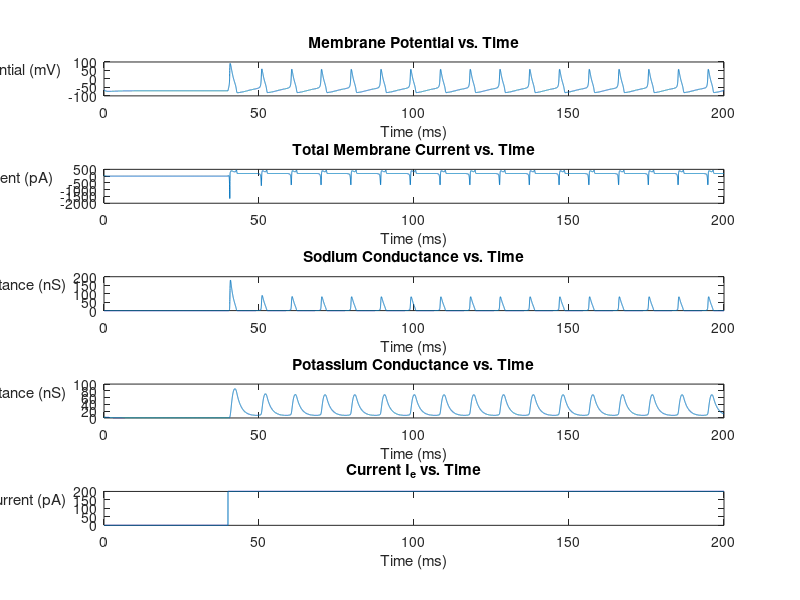

MATLAB code for this plot: (Note: this script raises an error after producing the figure.)
%% Part A: Hodgkin-Huxley model
%% 1. Main simulation
clear
close all

GNa = 400; % nS
GK = 200; % nS
GL = 2; % nS
ENa = 99; % mV
EK = -85; % mV
VL = -65; % mV
C = 2; % pF

maxT = 200; % ms
deltaT = 0.01; % ms
Tswap = 40;
numiterations = maxT/deltaT;
time = 0:deltaT:maxT;

V = zeros(size(time));
m = zeros(size(time));
h = zeros(size(time));
n = zeros(size(time));

V(1) = VL;

Ie = zeros(size(time));
Ie((Tswap/deltaT)+1:end) = 200;

Im = zeros(size(time));
Na_cond = zeros(size(time));
K_cond = zeros(size(time));

Im(1) = GL*(V(1)-VL) + GNa*(m(1)^3)*h(1)*(V(1)-ENa) + GK*(n(1)^4)*(V(1)-EK);
Na_cond(1) = GNa*(m(1)^3)*h(1);
K_cond(1) = GK*(n(1)^4);

% transition rates for V(1)
a_m = (0.1*(V(1)+40)) / (1- exp(-0.1*(V(1)+40)));
a_h = 0.07 * exp(-0.05*(V(1)+65));
a_n = (0.01*(V(1)+55)) / (1- exp(-0.1*(V(1)+55)));
b_m = 4 * exp(-0.0556*(V(1)+65));
b_h = 1 / (1+ exp(-0.1*(V(1)+35)));
b_n = 0.125 * exp(-0.0125*(V(1)+65));

m_inf = a_m / (a_m + b_m);
h_inf = a_h / (a_h + b_h);
n_inf = a_n / (a_n + b_n);

m(1) = m_inf;
h(1) = h_inf;
n(1) = n_inf;

for i = 1:numiterations

    % transition rates for this V
    a_m = (0.1*(V(i)+40)) / (1- exp(-0.1*(V(i)+40)));
    a_h = 0.07 * exp(-0.05*(V(i)+65));
    a_n = (0.01*(V(i)+55)) / (1- exp(-0.1*(V(i)+55)));
    b_m = 4 * exp(-0.0556*(V(i)+65));
    b_h = 1 / (1+ exp(-0.1*(V(i)+35)));
    b_n = 0.125 * exp(-0.0125*(V(i)+65));

    dm_dt = a_m*(1-m(i)) - b_m*(m(i));
    dh_dt = a_h*(1-h(i)) - b_h*(h(i));
    dn_dt = a_n*(1-n(i)) - b_n*(n(i));

    m(i+1) = m(i) + dm_dt*deltaT;
    h(i+1) = h(i) + dh_dt*deltaT;
    n(i+1) = n(i) + dn_dt*deltaT;

    dV_dt = ( -GL*(V(i)-VL) - GNa*(m(i)^3)*h(i)*(V(i)-ENa) - GK*(n(i)^4)*(V(i)-EK) + Ie(i)) / C;
    V(i+1) = V(i) + dV_dt*deltaT;
    
    Im(i+1) = GL*(V(i+1)-VL) + GNa*(m(i+1)^3)*h(i+1)*(V(i+1)-ENa) + GK*(n(i+1)^4)*(V(i+1)-EK);
    Na_cond(i+1) = GNa*(m(i+1)^3)*h(i+1);
    K_cond(i+1) = GK*(n(i+1)^4);

end

fig1 = figure(1);
subplot(5,1,1)
plot(time, V)
xlabel('Time (ms)')
ylabel('Membrane Potential (mV)', 'Rotation', 0, 'HorizontalAlignment','right')
title('Membrane Potential vs. Time')

subplot(5,1,2)
plot(time, Im)
xlabel('Time (ms)')
ylabel('Total Membrane Current (pA)', 'Rotation', 0, 'HorizontalAlignment','right')
title('Total Membrane Current vs. Time')

subplot(5,1,3)
plot(time,Na_cond)
xlabel('Time (ms)')
ylabel('Na+ Conductance (nS)', 'Rotation', 0, 'HorizontalAlignment','right')
title('Sodium Conductance vs. Time')

subplot(5,1,4)
plot(time,K_cond)
xlabel('Time (ms)')
ylabel('K+ Conductance (nS)', 'Rotation', 0, 'HorizontalAlignment','right')
title('Potassium Conductance vs. Time')

subplot(5,1,5)
plot(time, Ie)
xlabel('Time (ms)')
ylabel('Input Current (pA)', 'Rotation', 0, 'HorizontalAlignment','right')
title('Current I_{e} vs. Time')

%% 2. Spike detection
clear
close all

GNa = 400; % nS
GK = 200; % nS
GL = 2; % nS
ENa = 99; % mV
EK = -85; % mV
VL = -65; % mV
C = 2; % pF
Vspk = 0; % mV

maxT = 200; % ms
deltaT = 0.01; % ms
Tswap = 40;
numiterations = maxT/deltaT;
time = 0:deltaT:maxT;

spikes = 0;
Tspikes = [];

V = zeros(size(time));
m = zeros(size(time));
h = zeros(size(time));
n = zeros(size(time));

V(1) = VL;

Ie = zeros(size(time));
Ie((Tswap/deltaT)+1:end) = 200;

Im = zeros(size(time));
Na_cond = zeros(size(time));
K_cond = zeros(size(time));

Im(1) = GL*(V(1)-VL) + GNa*(m(1)^3)*h(1)*(V(1)-ENa) + GK*(n(1)^4)*(V(1)-EK);
Na_cond(1) = GNa*(m(1)^3)*h(1);
K_cond(1) = GK*(n(1)^4);

% transition rates for V(1)
a_m = (0.1*(V(1)+40)) / (1- exp(-0.1*(V(1)+40)));
a_h = 0.07 * exp(-0.05*(V(1)+65));
a_n = (0.01*(V(1)+55)) / (1- exp(-0.1*(V(1)+55)));
b_m = 4 * exp(-0.0556*(V(1)+65));
b_h = 1 / (1+ exp(-0.1*(V(1)+35)));
b_n = 0.125 * exp(-0.0125*(V(1)+65));

m_inf = a_m / (a_m + b_m);
h_inf = a_h / (a_h + b_h);
n_inf = a_n / (a_n + b_n);

m(1) = m_inf;
h(1) = h_inf;
n(1) = n_inf;

for i = 1:numiterations

    % transition rates for this V
    a_m = (0.1*(V(i)+40)) / (1- exp(-0.1*(V(i)+40)));
    a_h = 0.07 * exp(-0.05*(V(i)+65));
    a_n = (0.01*(V(i)+55)) / (1- exp(-0.1*(V(i)+55)));
    b_m = 4 * exp(-0.0556*(V(i)+65));
    b_h = 1 / (1+ exp(-0.1*(V(i)+35)));
    b_n = 0.125 * exp(-0.0125*(V(i)+65));

    dm_dt = a_m*(1-m(i)) - b_m*(m(i));
    dh_dt = a_h*(1-h(i)) - b_h*(h(i));
    dn_dt = a_n*(1-n(i)) - b_n*(n(i));

    m(i+1) = m(i) + dm_dt*deltaT;
    h(i+1) = h(i) + dh_dt*deltaT;
    n(i+1) = n(i) + dn_dt*deltaT;

    dV_dt = ( -GL*(V(i)-VL) - GNa*(m(i)^3)*h(i)*(V(i)-ENa) - GK*(n(i)^4)*(V(i)-EK) + Ie(i)) / C;
    V(i+1) = V(i) + dV_dt*deltaT;
    if V(i+1) > Vspk && V(i) < Vspk
        spikes = spikes+1;
        Tspikes(end+1) = i/100;
    end

    Im(i+1) = GL*(V(i+1)-VL) + GNa*(m(i+1)^3)*h(i+1)*(V(i+1)-ENa) + GK*(n(i+1)^4)*(V(i+1)-EK);
    Na_cond(i+1) = GNa*(m(i+1)^3)*h(i+1);
    K_cond(i+1) = GK*(n(i+1)^4);

end

fig2 = figure(2);
sgtitle('Second Spike')

subplot(5,1,1)
plot(time, V)
xlim([47.7 57.7])
xlabel('Time (ms)')
ylabel('Membrane Potential (mV)', 'Rotation', 0, 'HorizontalAlignment','right')
title('Membrane Potential vs. Time')
hold on
plot(time, zeros(size(V)), ':r')
hold off

subplot(5,1,2)
plot(time, Im)
xlim([47.7 57.7])
xlabel('Time (ms)')
ylabel('Total Membrane Current (pA)', 'Rotation', 0, 'HorizontalAlignment','right')
title('Total Membrane Current vs. Time')

subplot(5,1,3)
plot(time,Na_cond)
xlim([47.7 57.7])
xlabel('Time (ms)')
ylabel('Na+ Conductance (nS)', 'Rotation', 0, 'HorizontalAlignment','right')
title('Sodium Conductance vs. Time')

subplot(5,1,4)
plot(time,K_cond)
xlim([47.7 57.7])
xlabel('Time (ms)')
ylabel('K+ Conductance (nS)', 'Rotation', 0, 'HorizontalAlignment','right')
title('Potassium Conductance vs. Time')

subplot(5,1,5)
plot(time, Ie)
xlim([47.7 57.7])
xlabel('Time (ms)')
ylabel('Input Current (pA)', 'Rotation', 0, 'HorizontalAlignment','right')
title('Current I_{e} vs. Time')

spikes
Tspikes

%% 3. Action potential threshold
clear
close all

GNa = 400; % nS
GK = 200; % nS
GL = 2; % nS
ENa = 99; % mV
EK = -85; % mV
VL = -65; % mV
C = 2; % pF

maxT = 200; % ms
deltaT = 0.01; % ms
Tswap = 40;
numiterations = maxT/deltaT;
time = 0:deltaT:maxT;

V = zeros(size(time));
m = zeros(size(time));
h = zeros(size(time));
n = zeros(size(time));

V(1) = VL;

Ie = zeros(size(time));
Ie((Tswap/deltaT)+1:end) = 18.43;

% transition rates for V(1)
a_m = (0.1*(V(1)+40)) / (1- exp(-0.1*(V(1)+40)));
a_h = 0.07 * exp(-0.05*(V(1)+65));
a_n = (0.01*(V(1)+55)) / (1- exp(-0.1*(V(1)+55)));
b_m = 4 * exp(-0.0556*(V(1)+65));
b_h = 1 / (1+ exp(-0.1*(V(1)+35)));
b_n = 0.125 * exp(-0.0125*(V(1)+65));

m_inf = a_m / (a_m + b_m);
h_inf = a_h / (a_h + b_h);
n_inf = a_n / (a_n + b_n);

m(1) = m_inf;
h(1) = h_inf;
n(1) = n_inf;

for i = 1:numiterations

    % transition rates for this V
    a_m = (0.1*(V(i)+40)) / (1- exp(-0.1*(V(i)+40)));
    a_h = 0.07 * exp(-0.05*(V(i)+65));
    a_n = (0.01*(V(i)+55)) / (1- exp(-0.1*(V(i)+55)));
    b_m = 4 * exp(-0.0556*(V(i)+65));
    b_h = 1 / (1+ exp(-0.1*(V(i)+35)));
    b_n = 0.125 * exp(-0.0125*(V(i)+65));

    dm_dt = a_m*(1-m(i)) - b_m*(m(i));
    dh_dt = a_h*(1-h(i)) - b_h*(h(i));
    dn_dt = a_n*(1-n(i)) - b_n*(n(i));

    m(i+1) = m(i) + dm_dt*deltaT;
    h(i+1) = h(i) + dh_dt*deltaT;
    n(i+1) = n(i) + dn_dt*deltaT;

    dV_dt = ( -GL*(V(i)-VL) - GNa*(m(i)^3)*h(i)*(V(i)-ENa) - GK*(n(i)^4)*(V(i)-EK) + Ie(i)) / C;
    V(i+1) = V(i) + dV_dt*deltaT;
    
end

fig3 = figure(3);
plot(time, V)
xlabel('Time (ms)')
ylabel('Membrane Potential (mV)')
title('Membrane Potential vs. Time')

%% 4. Rheobase current
clear
close all

GNa = 400; % nS
GK = 200; % nS
GL = 2; % nS
ENa = 99; % mV
EK = -85; % mV
VL = -65; % mV
C = 2; % pF

maxT = 1000; % ms
deltaT = 0.01; % ms
Tswap = 40;
numiterations = maxT/deltaT;
time = 0:deltaT:maxT;

V = zeros(size(time));
m = zeros(size(time));
h = zeros(size(time));
n = zeros(size(time));

V(1) = VL;

Ie = zeros(size(time));
Ie((Tswap/deltaT)+1:end) = 108.62;

% transition rates for V(1)
a_m = (0.1*(V(1)+40)) / (1- exp(-0.1*(V(1)+40)));
a_h = 0.07 * exp(-0.05*(V(1)+65));
a_n = (0.01*(V(1)+55)) / (1- exp(-0.1*(V(1)+55)));
b_m = 4 * exp(-0.0556*(V(1)+65));
b_h = 1 / (1+ exp(-0.1*(V(1)+35)));
b_n = 0.125 * exp(-0.0125*(V(1)+65));

m_inf = a_m / (a_m + b_m);
h_inf = a_h / (a_h + b_h);
n_inf = a_n / (a_n + b_n);

m(1) = m_inf;
h(1) = h_inf;
n(1) = n_inf;

for i = 1:numiterations

    % transition rates for this V
    a_m = (0.1*(V(i)+40)) / (1- exp(-0.1*(V(i)+40)));
    a_h = 0.07 * exp(-0.05*(V(i)+65));
    a_n = (0.01*(V(i)+55)) / (1- exp(-0.1*(V(i)+55)));
    b_m = 4 * exp(-0.0556*(V(i)+65));
    b_h = 1 / (1+ exp(-0.1*(V(i)+35)));
    b_n = 0.125 * exp(-0.0125*(V(i)+65));

    dm_dt = a_m*(1-m(i)) - b_m*(m(i));
    dh_dt = a_h*(1-h(i)) - b_h*(h(i));
    dn_dt = a_n*(1-n(i)) - b_n*(n(i));

    m(i+1) = m(i) + dm_dt*deltaT;
    h(i+1) = h(i) + dh_dt*deltaT;
    n(i+1) = n(i) + dn_dt*deltaT;

    dV_dt = ( -GL*(V(i)-VL) - GNa*(m(i)^3)*h(i)*(V(i)-ENa) - GK*(n(i)^4)*(V(i)-EK) + Ie(i)) / C;
    V(i+1) = V(i) + dV_dt*deltaT;
    
end

fig4 = figure(4);
plot(time, V)
xlabel('Time (ms)')
ylabel('Membrane Potential (mV)')
title('Membrane Potential vs. Time')

%% 5. f-I curve
clear
close all

runs = 100:0.5:125;
fr = zeros(1, length(runs));

for r = 1:length(runs)

    GNa = 400; % nS
    GK = 200; % nS
    GL = 2; % nS
    ENa = 99; % mV
    EK = -85; % mV
    VL = -65; % mV
    C = 2; % pF
    Vspk = 0; % mV
    
    maxT = 1000; % ms
    deltaT = 0.01; % ms
    Tswap = 40;
    numiterations = maxT/deltaT;
    time = 0:deltaT:maxT;
    
    spikes = 0;
    Tspikes = [];
    
    V = zeros(size(time));
    m = zeros(size(time));
    h = zeros(size(time));
    n = zeros(size(time));
    
    V(1) = VL;
    
    Ie = zeros(size(time));
    Ie((Tswap/deltaT)+1:end) = runs(r);
    
    % transition rates for V(1)
    a_m = (0.1*(V(1)+40)) / (1- exp(-0.1*(V(1)+40)));
    a_h = 0.07 * exp(-0.05*(V(1)+65));
    a_n = (0.01*(V(1)+55)) / (1- exp(-0.1*(V(1)+55)));
    b_m = 4 * exp(-0.0556*(V(1)+65));
    b_h = 1 / (1+ exp(-0.1*(V(1)+35)));
    b_n = 0.125 * exp(-0.0125*(V(1)+65));
    
    m_inf = a_m / (a_m + b_m);
    h_inf = a_h / (a_h + b_h);
    n_inf = a_n / (a_n + b_n);
    
    m(1) = m_inf;
    h(1) = h_inf;
    n(1) = n_inf;
    
    for i = 1:numiterations
    
        % transition rates for this V
        a_m = (0.1*(V(i)+40)) / (1- exp(-0.1*(V(i)+40)));
        a_h = 0.07 * exp(-0.05*(V(i)+65));
        a_n = (0.01*(V(i)+55)) / (1- exp(-0.1*(V(i)+55)));
        b_m = 4 * exp(-0.0556*(V(i)+65));
        b_h = 1 / (1+ exp(-0.1*(V(i)+35)));
        b_n = 0.125 * exp(-0.0125*(V(i)+65));
    
        dm_dt = a_m*(1-m(i)) - b_m*(m(i));
        dh_dt = a_h*(1-h(i)) - b_h*(h(i));
        dn_dt = a_n*(1-n(i)) - b_n*(n(i));
    
        m(i+1) = m(i) + dm_dt*deltaT;
        h(i+1) = h(i) + dh_dt*deltaT;
        n(i+1) = n(i) + dn_dt*deltaT;
    
        dV_dt = ( -GL*(V(i)-VL) - GNa*(m(i)^3)*h(i)*(V(i)-ENa) - GK*(n(i)^4)*(V(i)-EK) + Ie(i)) / C;
        V(i+1) = V(i) + dV_dt*deltaT;
        if V(i+1) > Vspk && V(i) < Vspk
            spikes = spikes+1;
            Tspikes(end+1) = i/100;
        end 
    end
    
    if spikes < 15
        fr(r) = 0;
    else     
        fr(r) = 1/(mean(diff(Tspikes)));
    end
end
    
fig5 = figure(5);
plot(runs, fr*1000)
xlabel('Input Current (pA)')
ylabel('Firing Rate (spks/s)')
title('f-I Curve')
